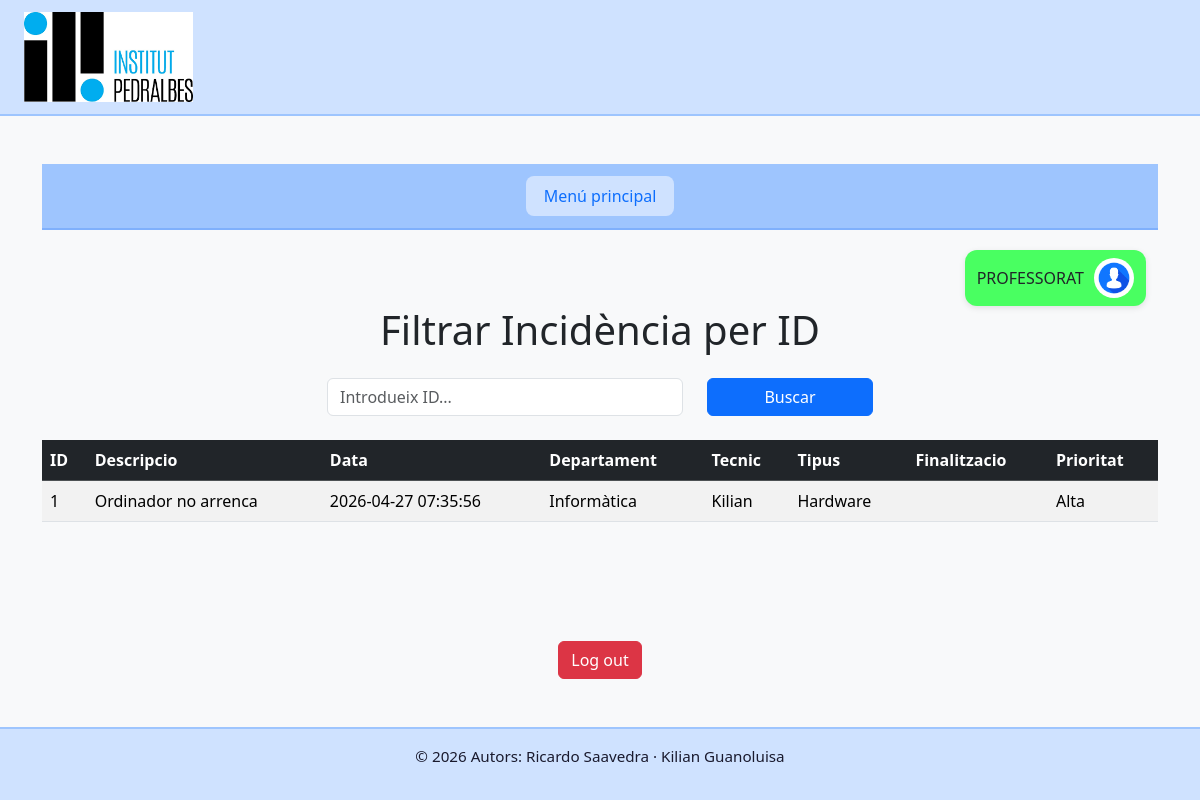
The app's page /role/user/findByIdIncidence.php?id=1 with its own data.
### tables this page shows
CREATE TABLE INCIDENCIA (
    idIncidencia INT AUTO_INCREMENT PRIMARY KEY,
    descripcio VARCHAR(2000),
    data TIMESTAMP DEFAULT CURRENT_TIMESTAMP,
    idDepartament INT,
    idTecnic INT,
    idTipus INT,
    dataFinalitzacio DATE,
    idPrioritat INT,
    FOREIGN KEY (idTecnic) REFERENCES TECNIC(idTecnic),
    FOREIGN KEY (idDepartament) REFERENCES DEPARTAMENT(idDepartament),
    FOREIGN KEY (idTipus) REFERENCES TIPUS(idTipus),
    FOREIGN KEY (idPrioritat) REFERENCES PRIORITAT(idPrioritat)
);

CREATE TABLE DEPARTAMENT (
    idDepartament INT AUTO_INCREMENT PRIMARY KEY,
    nom VARCHAR(200)
);

CREATE TABLE TECNIC (
    idTecnic INT AUTO_INCREMENT PRIMARY KEY,
    nom VARCHAR(200)
);

CREATE TABLE TIPUS (
    idTipus INT AUTO_INCREMENT PRIMARY KEY,
    nom VARCHAR(200)
);

CREATE TABLE PRIORITAT (
    idPrioritat INT AUTO_INCREMENT PRIMARY KEY,
    descripcio VARCHAR(100)
);

### src/role/user/findByIdIncidence.php (the view)
<?php include '../../structure/header.php';
$mysqli = include_once "../../connexio.php";
$incidencia = null;
if (isset($_GET["id"])) {
    $id = $_GET["id"];
    $stmt = $mysqli->prepare("
        SELECT
            i.idIncidencia,
            i.descripcio,
            i.data,
            d.nom AS departament,
            t.nom AS tecnic,
            tp.nom AS tipus,
            i.dataFinalitzacio,
            p.descripcio AS prioritat
        FROM INCIDENCIA i
        LEFT JOIN DEPARTAMENT d
            ON i.idDepartament = d.idDepartament
        LEFT JOIN TECNIC t
            ON i.idTecnic = t.idTecnic
        LEFT JOIN TIPUS tp
            ON i.idTipus = tp.idTipus
        LEFT JOIN PRIORITAT p
            ON i.idPrioritat = p.idPrioritat
        WHERE i.idIncidencia = ?
    ");
    $stmt->bind_param("i", $id);
    $stmt->execute();
    $resultado = $stmt->get_result();
    $incidencia = $resultado->fetch_assoc();
}
?>
<main class="container mt-5">
    <?php include '../../structure/userStructure/navBarUser.php'; ?>
    <h1 class="mb-4 text-center">Filtrar Incidència per ID</h1>
    <form method="GET" class="row justify-content-center mb-4">
        <div class="col-md-4">
            <input type="number" name="id" class="form-control" placeholder="Introdueix ID..." required>
        </div>
        <div class="col-md-2">
            <button type="submit" class="btn btn-primary w-100">Buscar</button>
        </div>
    </form>
    <?php if ($incidencia) { ?>
        <div class="table-responsive">
            <table class="table table-striped table-hover">
                <thead class="table-dark">
                    <tr>
                        <th>ID</th>
                        <th>Descripcio</th>
                        <th>Data</th>
                        <th>Departament</th>
                        <th>Tecnic</th>
                        <th>Tipus</th>
                        <th>Finalitzacio</th>
                        <th>Prioritat</th>
                    </tr>
                </thead>
                <tbody>
                    <tr>
                        <td><?php echo $incidencia["idIncidencia"] ?></td>
                        <td><?php echo $incidencia["descripcio"] ?></td>
                        <td><?php echo $incidencia["data"] ?></td>
                        <td><?php echo $incidencia["departament"] ?></td>
                        <td><?php echo $incidencia["tecnic"] ?></td>
                        <td><?php echo $incidencia["tipus"] ?></td>
                        <td><?php echo $incidencia["dataFinalitzacio"] ?></td>
                        <td><?php echo $incidencia["prioritat"] ?></td>
                    </tr>
                </tbody>
            </table>
        </div>
    <?php } elseif (isset($_GET["id"])) { ?>
        <div class="alert alert-danger text-center">
            No s'ha trobat cap incidència amb aquest ID.
        </div>
    <?php } ?>
</main>
<?php include '../../structure/logOut.php'; ?>
<?php include '../../structure/footer.php'; ?>

### src/css/style.css (style rules this page uses)
body { background-color: #f8f9fa; min-height: 100vh; display: flex; flex-direction: column; }
main { flex: 1; }

### records on screen
incidencia: idIncidencia "1", descripcio "Ordinador no arrenca", data "2026-04-27 07:35:56", idDepartament.nom "Informàtica", idTecnic.nom "Kilian", idTipus.nom "Hardware", idPrioritat.descripcio "Alta"
